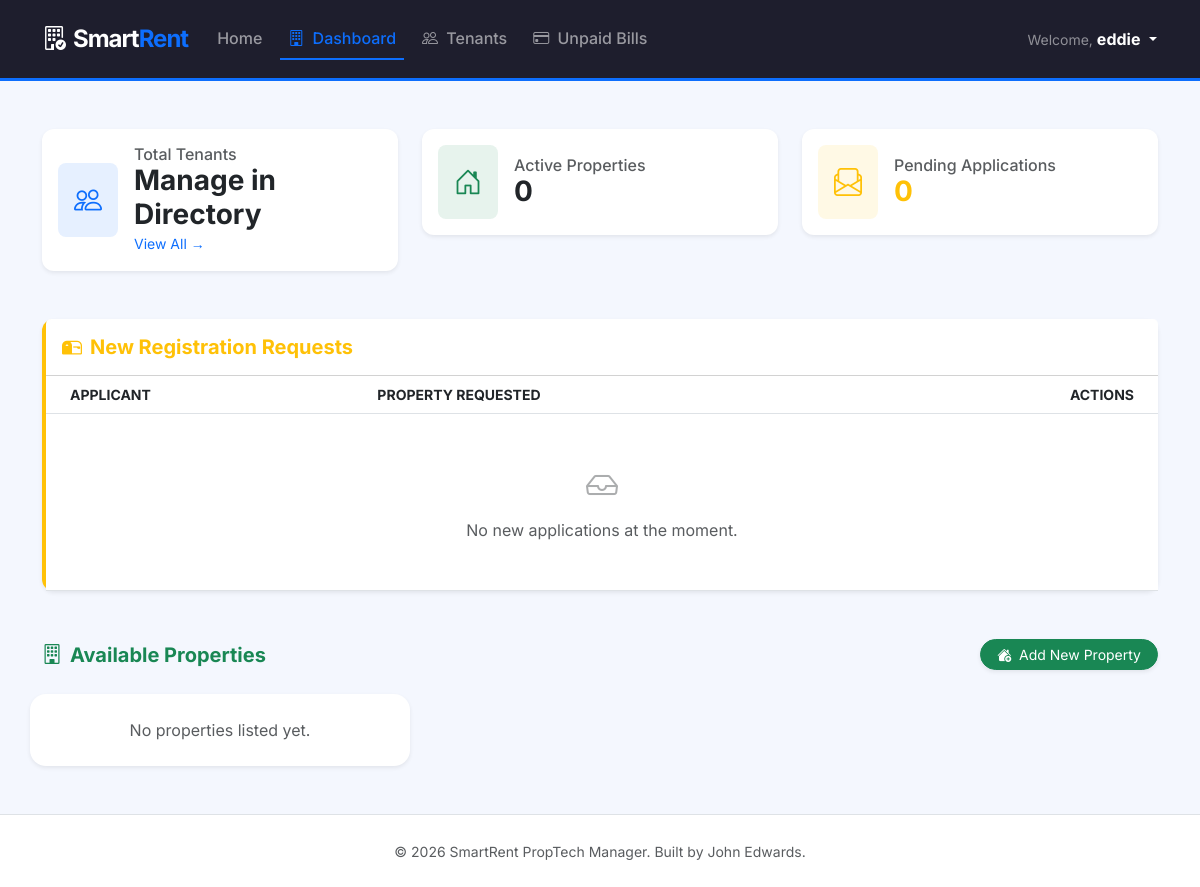
The app's page /dashboard/ (signed in), older data.
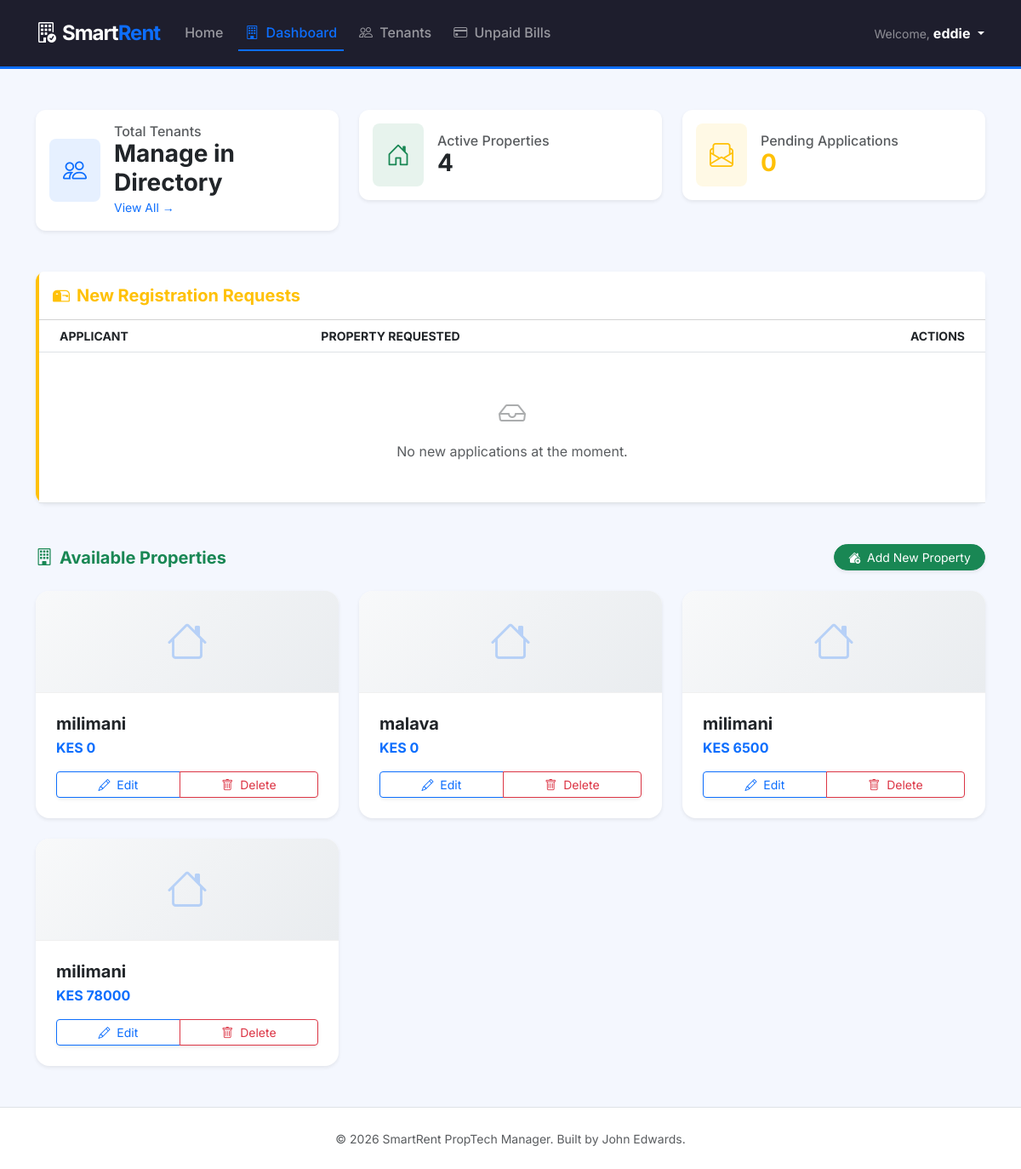
The same page, newer data.
### smart_rent/models.py (models this page shows, shortened)
class Property(models.Model):
    CATEGORY_CHOICES = [
        ('1-Bedroom Apartment', '1-Bedroom Apartment'),
        ('2-Bedroom Apartment', '2-Bedroom Apartment'),
        ('3-Bedroom Apartment', '3-Bedroom Apartment'),
        ('Executive/Serviced Apartment', 'Executive/Serviced Apartment'),
        ('Bungalow', 'Bungalow'),
        ('Maisonette', 'Maisonette'),
        ('Townhouse', 'Townhouse'),
        ('Villa', 'Villa'),
        ('Student Hostel/Housing', 'Student Hostel/Housing'),
        ('Airbnb/Short-Term Rental', 'Airbnb/Short-Term Rental'),
    ]
    name = models.CharField(max_length=200)
    landlord = models.ForeignKey(User, on_delete=models.CASCADE)
    address = models.CharField(max_length=300)
    category = models.CharField(
        max_length=100,
        choices=CATEGORY_CHOICES,
        default="2-Bedroom Apartment"
    )
    price_per_month = models.DecimalField(max_digits=10, decimal_places=2, default=0.00)
    image = models.ImageField(upload_to='property_pics/', default='default_house.jpg', null=True, blank=True)
    is_occupied = models.BooleanField(default=False)

### smart_rent/views.py (the view)
# urls.py: path('dashboard/', views.dashboard, name='dashboard'),
@login_required
def dashboard(request):
    applications = PropertyApplication.objects.filter(status='Pending')
    user_property_id = None
    if not request.user.is_staff:
        try:
            tenant = Tenant.objects.get(user=request.user)
            user_property_id = tenant.property.id if tenant.property else None
        except Tenant.DoesNotExist:
            pass
    context = {
        'properties': Property.objects.all(),
        'applications': applications if request.user.is_staff else None,
        'user_property_id': user_property_id,
    }
    return render(request, 'smart_rent/dashboard.html', context)

### smart_rent/templates/smart_rent/dashboard.html (shortened to what this page needs)
{% extends 'smart_rent/base.html' %}
{% block content %}
{% if user.is_authenticated and user.is_staff %}
<div class="row g-4 mb-5">
    <div class="col-md-4">
        <div class="card border-0 shadow-sm bg-white p-3">
            <div class="d-flex align-items-center">
                <div class="bg-primary bg-opacity-10 p-3 rounded-3 me-3">
                    <i class="bi bi-people text-primary fs-3"></i>
                </div>
                <div>
                    <h6 class="text-muted mb-0">Total Tenants</h6>
                    <h3 class="fw-bold mb-0">Manage in Directory</h3>
                    <a href="{% url 'tenant_list' %}" class="small text-primary text-decoration-none">View All &rarr;</a>
                </div>
            </div>
        </div>
    </div>
    <div class="col-md-4">
        <div class="card border-0 shadow-sm bg-white p-3">
            <div class="d-flex align-items-center">
                <div class="bg-success bg-opacity-10 p-3 rounded-3 me-3">
                    <i class="bi bi-house-door text-success fs-3"></i>
                </div>
                <div>
                    <h6 class="text-muted mb-0">Active Properties</h6>
                    <h3 class="fw-bold mb-0">{{ properties.count|default:"0" }}</h3>
                </div>
            </div>
        </div>
    </div>
    <div class="col-md-4">
        <div class="card border-0 shadow-sm bg-white p-3">
            <div class="d-flex align-items-center">
                <div class="bg-warning bg-opacity-10 p-3 rounded-3 me-3">
                    <i class="bi bi-envelope-paper text-warning fs-3"></i>
                </div>
                <div>
                    <h6 class="text-muted mb-0">Pending Applications</h6>
                    <h3 class="fw-bold mb-0 text-warning">{{ applications.count|default:"0" }}</h3>
                </div>
            </div>
        </div>
    </div>
</div>
<div class="card shadow-sm border-0 mb-5 border-start border-warning border-4">
    <div class="card-header bg-white py-3">
        <h5 class="mb-0 fw-bold text-warning"><i class="bi bi-mailbox2 me-2"></i>New Registration Requests</h5>
    </div>
    <div class="card-body p-0">
        <div class="table-responsive">
            <table class="table table-hover align-middle mb-0">
                <thead class="bg-light text-muted small text-uppercase">
                    <tr>
                        <th class="ps-4">Applicant</th>
                        <th>Property Requested</th>
                        <th class="text-end pe-4">Actions</th>
                    </tr>
                </thead>
                <tbody>
                    {% for app in applications %}
                    <tr>
                        <td class="ps-4">
                            <div class="fw-bold">{{ app.first_name }} {{ app.last_name }}</div>
                            <div class="small text-muted">{{ app.email }} | {{ app.phone_number }}</div>
                        </td>
                        <td><span class="badge bg-light text-dark border">{{ app.property.name }}</span></td>
                        <td class="text-end pe-4">
                            <a href="{% url 'approve_application' app.id %}" class="btn btn-success btn-sm rounded-pill px-3 shadow-sm">
                                <i class="bi bi-check-circle-fill me-1"></i> Approve & Register
                            </a>
                        </td>
                    </tr>
                    {% empty %}
                    <tr>
                        <td colspan="3" class="text-center py-5 text-muted">
                            <i class="bi bi-inbox fs-2 d-block mb-2 opacity-50"></i>
                            No new applications at the moment.
                        </td>
                    </tr>
                    {% endfor %}
                </tbody>
            </table>
        </div>
    </div>
</div>
{% endif %}
<div class="d-flex justify-content-between align-items-center mb-4">
    <h5 class="mb-0 fw-bold text-success"><i class="bi bi-building me-2"></i>Available Properties</h5>
    {% if user.is_authenticated and user.is_staff %}
    <a href="{% url 'add_property' %}" class="btn btn-success btn-sm rounded-pill px-3 shadow-sm">
        <i class="bi bi-house-add-fill me-1"></i> Add New Property
    </a>
    {% endif %}
</div>
<div class="row row-cols-1 row-cols-md-2 row-cols-lg-3 g-4 mb-5">
    {% for prop in properties %}
    <div class="col">
        <div class="card h-100 border-0 shadow-sm rounded-4 overflow-hidden property-card-ui {% if prop.id == user_property_id %}border border-primary border-2{% endif %}">
            <div class="bg-light d-flex align-items-center justify-content-center" style="height: 120px; border-bottom: 1px solid #f0f0f0; background: linear-gradient(135deg, #f8f9fa 0%, #e9ecef 100%);">
                <i class="bi bi-house text-primary opacity-25" style="font-size: 3rem;"></i>
            </div>
            <div class="card-body p-4">
                <div class="d-flex justify-content-between align-items-start mb-1">
                    <h5 class="fw-bold text-dark mb-0">{{ prop.name }}</h5>
                </div>
                <p class="text-primary fw-bold mb-3">KES {{ prop.price_per_month|floatformat:0 }}</p>
                <div class="d-flex justify-content-between align-items-center mt-3">
                    {% if user.is_authenticated and user.is_staff %}
                        <div class="btn-group w-100 shadow-sm">
                            <a href="{% url 'update_property' prop.id %}" class="btn btn-sm btn-outline-primary px-3" title="Edit"><i class="bi bi-pencil me-1"></i> Edit</a>
                            <a href="{% url 'delete_property' prop.id %}" class="btn btn-sm btn-outline-danger px-3" title="Delete"><i class="bi bi-trash me-1"></i> Delete</a>
                        </div>
                    {% else %}
                        <a href="{% url 'apply_property' prop.id %}" class="btn btn-primary btn-sm rounded-pill px-4 w-100 shadow-sm">Apply Now</a>
                    {% endif %}
                </div>
            </div>
        </div>
    </div>
    {% empty %}
    <div class="col-12 text-center py-4 text-muted bg-white rounded-4 shadow-sm">No properties listed yet.</div>
    {% endfor %}
</div>
{% endblock %}

### smart_rent/templates/smart_rent/base.html (shortened to what this page needs)
<!DOCTYPE html>
<html lang="en">
<head>
    <link href="https://cdn.jsdelivr.net/npm/bootstrap@5.3.0/dist/css/bootstrap.min.css" rel="stylesheet">
    <link rel="stylesheet" href="https://cdn.jsdelivr.net/npm/bootstrap-icons@1.11.1/font/bootstrap-icons.css">
</head>
<body>
    <nav class="navbar navbar-expand-lg navbar-dark sticky-top mb-5">
        <div class="container">
            <a class="navbar-brand text-white" href="{% if user.is_staff %}{% url 'dashboard' %}{% elif user.is_authenticated %}{% url 'tenant_portal' %}{% else %}{% url 'landing' %}{% endif %}">
                <i class="bi bi-building-check me-2"></i>Smart<span class="text-primary">Rent</span>
            </a>
            <div class="collapse navbar-collapse" id="navbarNav">
                <ul class="navbar-nav me-auto">
                    {% if not user.is_authenticated or user.is_staff %}
                    <li class="nav-item">
                        <a class="nav-link {% if request.resolver_match.url_name == 'landing' %}active{% endif %}" href="{% url 'landing' %}">Home</a>
                    </li>
                    {% endif %}
                    <li class="nav-item">
                        <a class="nav-link {% if request.resolver_match.url_name == 'dashboard' %}active{% endif %}" href="{% url 'dashboard' %}">
                            <i class="bi bi-building me-1"></i>
                            {% if user.is_authenticated and user.is_staff %}Dashboard{% else %}Browse Properties{% endif %}
                        </a>
                    </li>
                    {% if user.is_authenticated and user.is_staff %}
                        <li class="nav-item">
                            <a class="nav-link {% if request.resolver_match.url_name == 'tenant_list' %}active{% endif %}" href="{% url 'tenant_list' %}">
                                <i class="bi bi-people me-1"></i> Tenants
                            </a>
                        </li>
                        <li class="nav-item">
                            <a class="nav-link {% if request.resolver_match.url_name == 'unpaid_bills' %}active{% endif %}" href="{% url 'unpaid_bills' %}">
                                <i class="bi bi-credit-card me-1"></i> Unpaid Bills
                            </a>
                        </li>
                    {% endif %}
                </ul>
                <div class="d-flex align-items-center gap-3">
                    {% if user.is_authenticated %}
                        <div class="dropdown">
                            <button class="btn btn-link text-white text-decoration-none dropdown-toggle p-0" type="button" data-bs-toggle="dropdown" aria-expanded="false">
                                <span class="text-white-50 small">Welcome, </span><span class="fw-bold">{{ user.username }}</span>
                            </button>
                        </div>
                    {% else %}
                        <a href="{% url 'login' %}" class="btn btn-outline-light btn-sm px-3">Login</a>
                        <a href="{% url 'register' %}" class="btn btn-primary btn-sm px-3">Register</a>
                    {% endif %}
                </div>
            </div>
        </div>
    </nav>
    <div class="container">
        <main>
            {% block content %}
            {% endblock %}
        </main>
    </div>
    <footer class="py-4 mt-auto text-center text-muted border-top bg-white">
        <div class="container">
            <small>&copy; 2026 SmartRent PropTech Manager. Built by John Edwards.</small>
        </div>
    </footer>
</body>
</html>

### smart_rent/templates/smart_rent/base.html (style rules this page uses)
:root { --primary-color: #0d6efd; --dark-bg: #1e1e2d; }
body { font-family: 'Inter', sans-serif; background-color: #f4f7fe; color: #333; min-height: 100vh; display: flex; flex-direction: column; }
.navbar { background-color: var(--dark-bg) !important; padding: 1rem 0; border-bottom: 3px solid var(--primary-color); }
.navbar-brand { font-weight: 700; letter-spacing: -1px; font-size: 1.5rem; }
.nav-link { font-weight: 500; transition: all 0.3s; margin: 0 5px; }
.nav-link.active { color: var(--primary-color) !important; border-bottom: 2px solid var(--primary-color); }
main { flex: 1; }
.card { border: none; border-radius: 12px; box-shadow: 0 10px 30px rgba(0,0,0,0.05); }

### smart_rent/templates/smart_rent/dashboard.html (style rules this page uses)
.property-card-ui { transition: transform 0.2s ease, box-shadow 0.2s ease; }

Row changes from the older to the newer data that the page shows:
added Property: name "milimani", price_per_month "0"
added Property: name "malava", price_per_month "0"
added Property: name "milimani", price_per_month "6500"
added Property: name "milimani", price_per_month "78000"
Text that changed along with them:
{{ properties.count|default:"0" }}: "0" → "4"
text no longer shown: "No properties listed yet."
